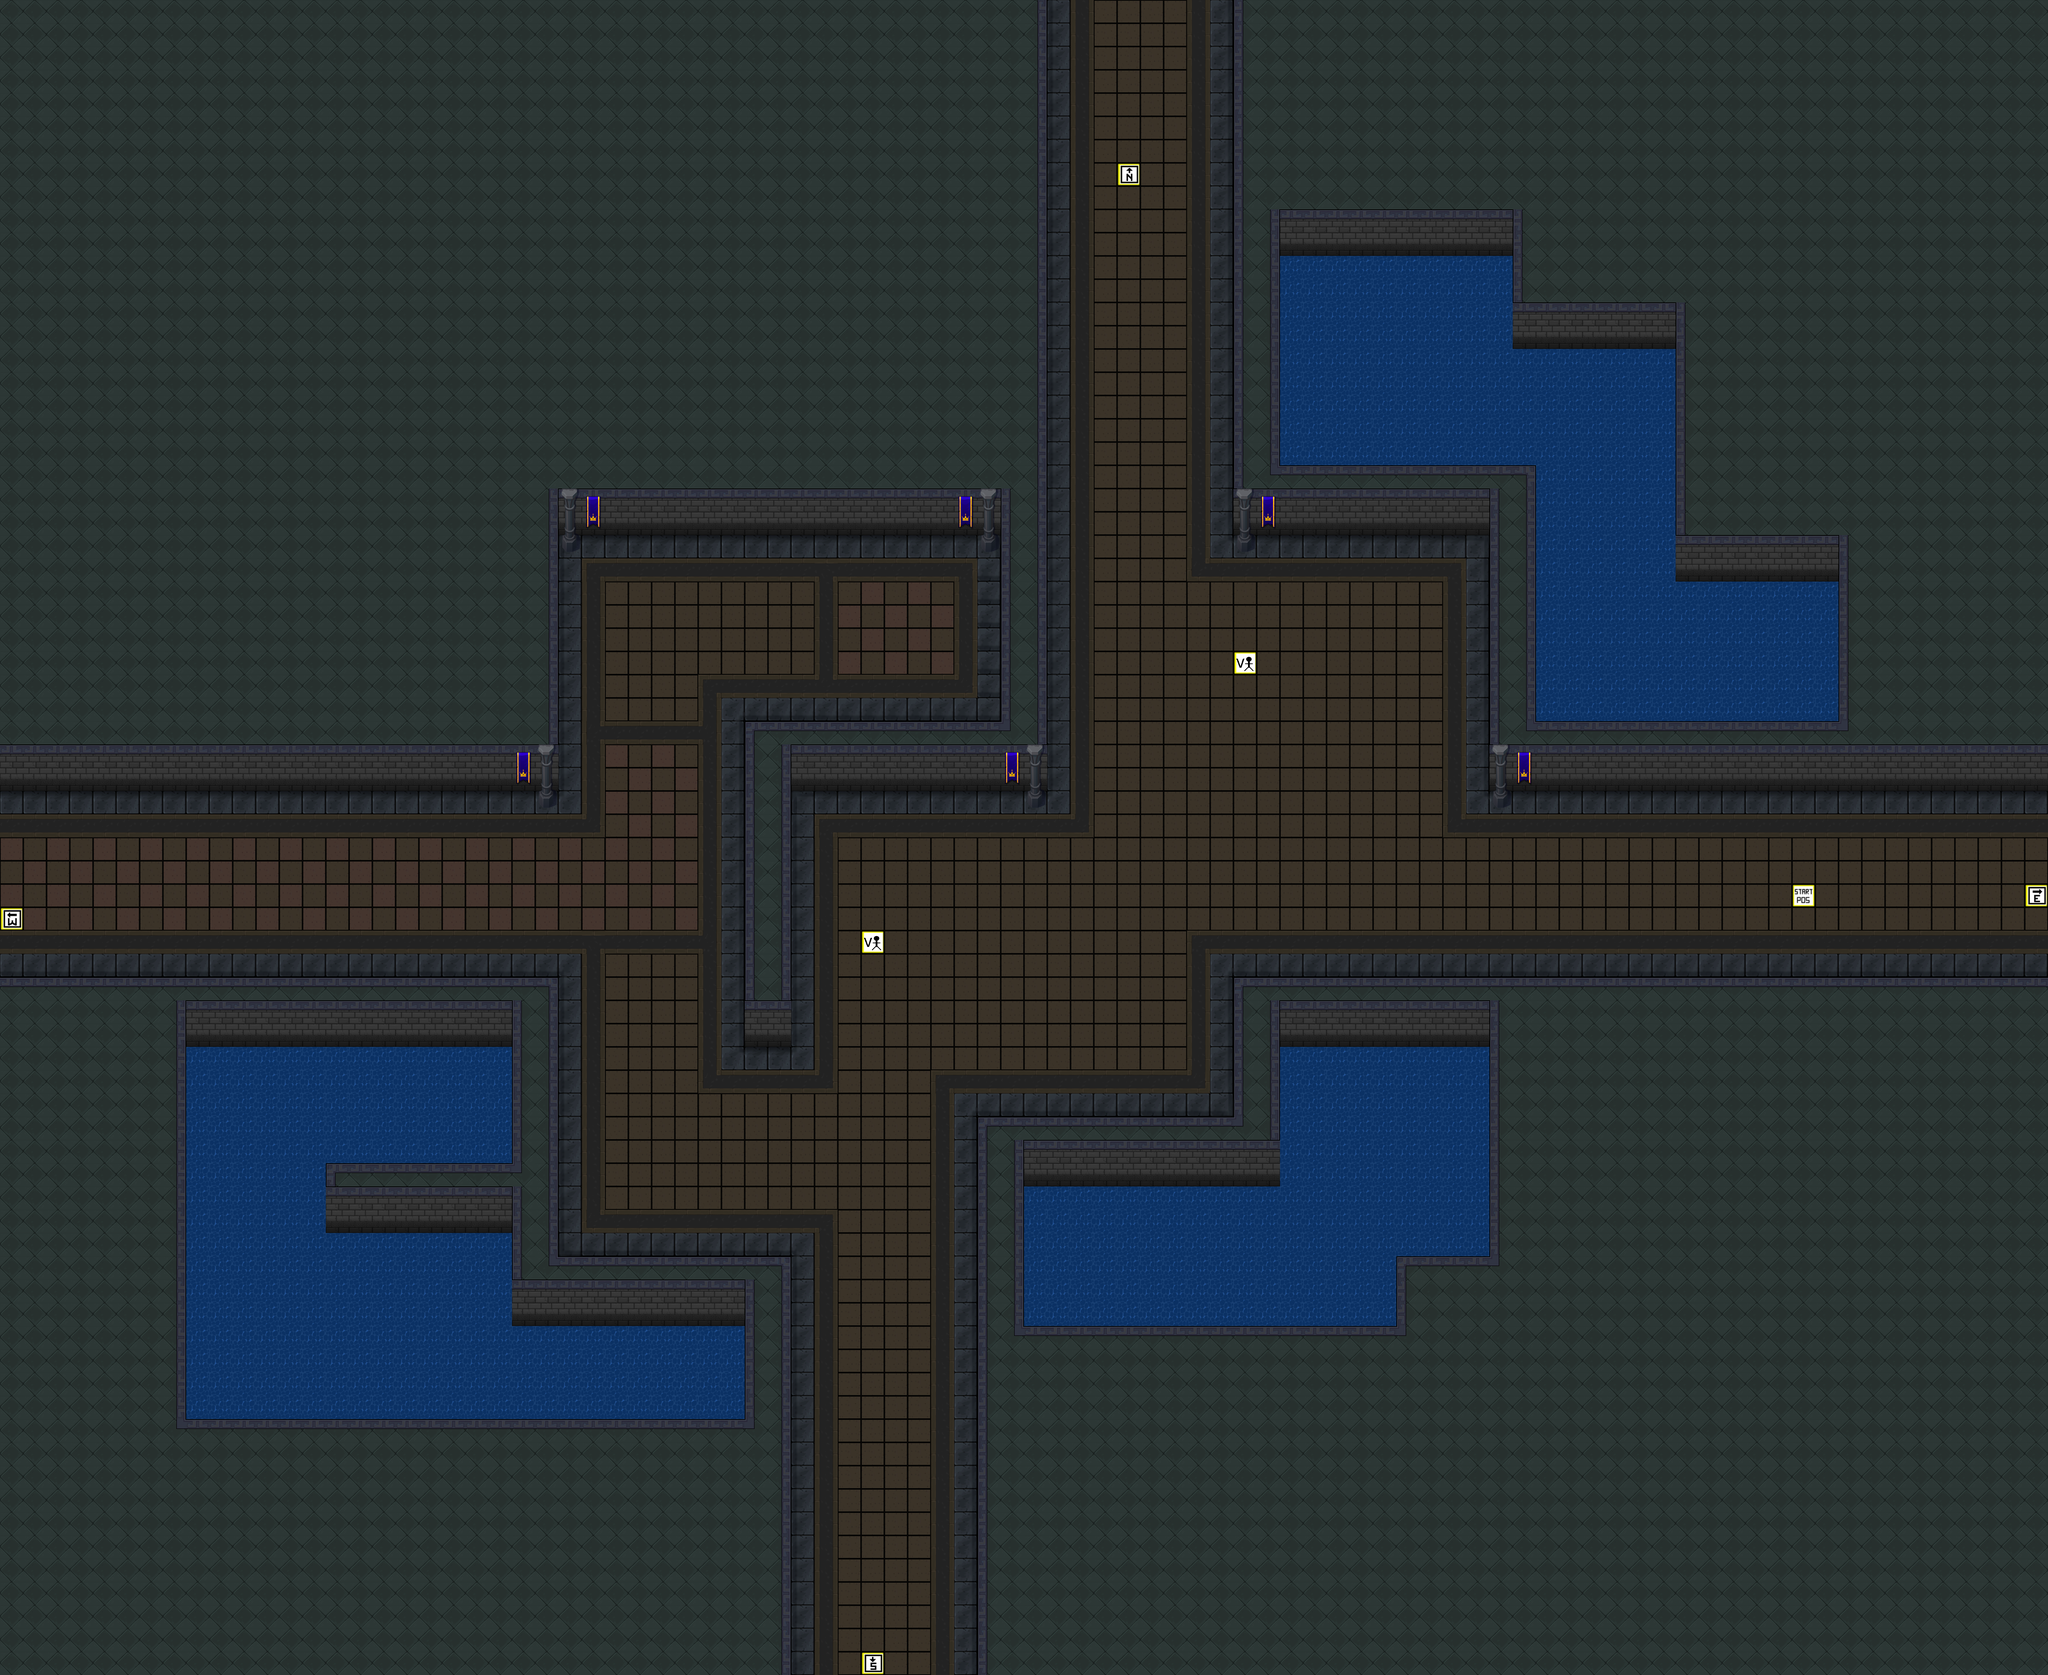

This is a level from a 2D game, rendered from its Tiled map with the project's own tilesets. A one-line summary and the map file follow, with tile-layer data summarised:
An orthogonal 88x72 tile map with 64x64 px tiles, 3 tile layers (game tiles, extra game tiles, marker tiles), 2 tilesets and 11 objects (11x Collision).

<map version="1.2" tiledversion="1.3.4" orientation="orthogonal" renderorder="left-up" compressionlevel="0" width="88" height="72" tilewidth="64" tileheight="64" infinite="0" nextlayerid="61" nextobjectid="864">
 <tileset firstgid="1" name="marker_tiles" tilewidth="64" tileheight="64" tilecount="100" columns="10">
  <image source="marker_tiles.png" width="640" height="640" />
 </tileset>
 <tileset firstgid="101" name="tileset2" tilewidth="64" tileheight="64" tilecount="616" columns="22">
  <image source="tileset2.png" width="1408" height="1792" />
 </tileset>
 <layer id="56" name="game tiles" width="88" height="72" opacity="0.97">
  <data>[6336 cells, 6336 non-empty, 35 distinct tile ids]</data>
 </layer>
 <layer id="57" name="extra game tiles" width="88" height="72">
  <data>[6336 cells, 30 non-empty, 5 distinct tile ids]</data>
 </layer>
 <layer id="58" name="marker tiles" width="88" height="72">
  <data>[6336 cells, 7 non-empty, 6 distinct tile ids]</data>
 </layer>
 <objectgroup color="#ffaa00" id="42" name="collision" visible="0">
  <object id="833" name="Wall" type="Collision" x="0" y="2688" width="1536" height="1920" />
  <object id="834" name="Wall" type="Collision" x="1536" y="3456" width="640" height="1152" />
  <object id="835" name="Wall" type="Collision" x="3392" y="2688" width="2240" height="1920" />
  <object id="836" name="Wall" type="Collision" x="2688" y="3072" width="704" height="1536" />
  <object id="837" name="Wall" type="Collision" x="4096" y="1472" width="1536" height="704" />
  <object id="838" name="Wall" type="Collision" x="3392" y="0" width="2240" height="1472" />
  <object id="839" name="Wall" type="Collision" x="0" y="0" width="2880" height="1472" />
  <object id="840" name="Wall" type="Collision" x="0" y="1472" width="1536" height="704" />
  <object id="861" name="Wall" type="Collision" x="2752" y="1472" width="128" height="512" />
  <object id="862" name="Wall" type="Collision" x="2048" y="2176" width="128" height="704" />
  <object id="863" name="Wall" type="Collision" x="2048" y="1984" width="832" height="192" />
 </objectgroup>
</map>
